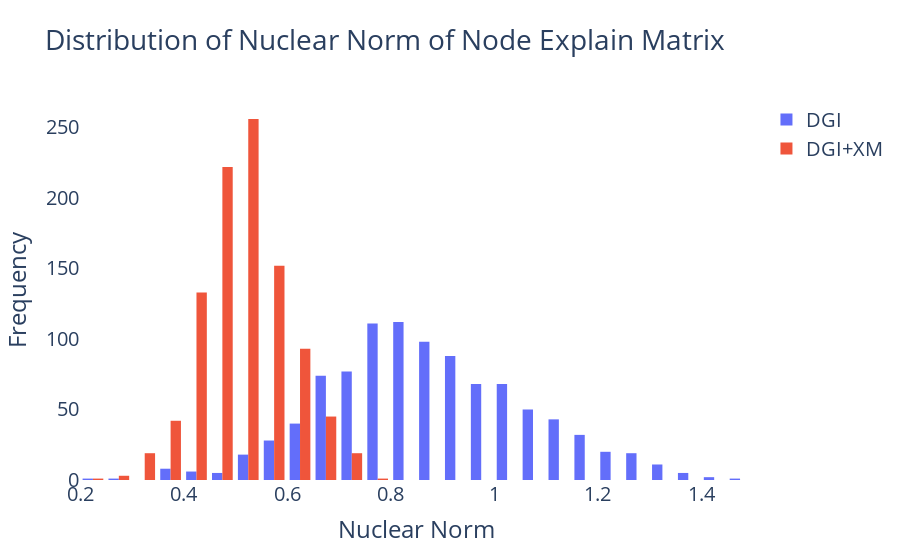

Here is the notebook cell this chart was saved with:
### Code cell
d = 128
idx = 0
norm_og = results[d]['norm_og'][idx]
norm_plus = results[d]['norm_plus'][idx]


fig = go.Figure()

fig.add_trace(go.Histogram(x = norm_og, 
                           name = 'DGI'))
fig.add_trace(go.Histogram(x = norm_plus, 
                           name = 'DGI+XM'))


fig.update_layout(title_text = 'Distribution of Nuclear Norm of Node Explain Matrix', 
                  xaxis_title_text = 'Nuclear Norm', 
                  yaxis_title_text = 'Frequency', 
                  paper_bgcolor = 'white', 
                  plot_bgcolor = 'white', 
                  font = dict(size = text_size))
fig.show()

### Figure 1 — Plotly figure (JSON) as saved in the notebook; plotly's stock layout.template omitted (floating-point values rounded to 4 significant figures; data arrays with more than 128 entries replaced by an {"elided": "..."} marker saying what was removed)
{"data": [{"name": "DGI", "type": "histogram", "x": {"elided": "986 float values"}}, {"name": "DGI+XM", "type": "histogram", "x": {"elided": "986 float values"}}], "layout": {"font": {"size": 20}, "paper_bgcolor": "white", "plot_bgcolor": "white", "title": {"text": "Distribution of Nuclear Norm of Node Explain Matrix"}, "xaxis": {"title": {"text": "Nuclear Norm"}}, "yaxis": {"title": {"text": "Frequency"}}}}
